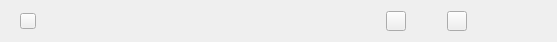
<?xml version="1.0" encoding="UTF-8"?>
<ui version="4.0">
 <class>listItemWidget</class>
 <widget class="QWidget" name="listItemWidget">
  <property name="geometry">
   <rect>
    <x>0</x>
    <y>0</y>
    <width>557</width>
    <height>42</height>
   </rect>
  </property>
  <property name="minimumSize">
   <size>
    <width>0</width>
    <height>42</height>
   </size>
  </property>
  <property name="maximumSize">
   <size>
    <width>16777215</width>
    <height>42</height>
   </size>
  </property>
  <property name="windowTitle">
   <string>listItemWidget</string>
  </property>
  <property name="styleSheet">
   <string notr="true">QLabel{
font-family:&quot;微软雅黑&quot;;
font-size:14px;
color:rgba(0,0,0,0.7);
}
#btn_delete{
border-image:url(:/masterCashier/Resources/delete.png);
}
#btn_delete:pressed{
margin:1px;
}
#btn_reduce{
border-image:url(:/masterCashier/Resources/reduce_normal.png);
}
#btn_reduce:hover{
border-image:url(:/masterCashier/Resources/reduce_hover.png);
}
#btn_reduce:pressed{
border-image:url(:/masterCashier/Resources/reduce_pressed.png);
}
#btn_add{
border-image:url(:/masterCashier/Resources/add_normal.png);
}
#btn_add:hover{
border-image:url(:/masterCashier/Resources/add_hover.png);
}
#btn_add:pressed{
border-image:url(:/masterCashier/Resources/add_pressed.png);
}</string>
  </property>
  <layout class="QHBoxLayout" name="horizontalLayout_2">
   <property name="spacing">
    <number>0</number>
   </property>
   <property name="leftMargin">
    <number>20</number>
   </property>
   <property name="rightMargin">
    <number>0</number>
   </property>
   <item>
    <widget class="QPushButton" name="btn_delete">
     <property name="minimumSize">
      <size>
       <width>16</width>
       <height>16</height>
      </size>
     </property>
     <property name="maximumSize">
      <size>
       <width>16</width>
       <height>16</height>
      </size>
     </property>
     <property name="text">
      <string/>
     </property>
    </widget>
   </item>
   <item>
    <spacer name="horizontalSpacer">
     <property name="orientation">
      <enum>Qt::Horizontal</enum>
     </property>
     <property name="sizeType">
      <enum>QSizePolicy::Fixed</enum>
     </property>
     <property name="sizeHint" stdset="0">
      <size>
       <width>70</width>
       <height>20</height>
      </size>
     </property>
    </spacer>
   </item>
   <item>
    <widget class="QLabel" name="lbl_goodsName">
     <property name="minimumSize">
      <size>
       <width>180</width>
       <height>0</height>
      </size>
     </property>
     <property name="maximumSize">
      <size>
       <width>180</width>
       <height>16777215</height>
      </size>
     </property>
     <property name="text">
      <string/>
     </property>
    </widget>
   </item>
   <item>
    <widget class="QLabel" name="lbl_stockNum">
     <property name="minimumSize">
      <size>
       <width>100</width>
       <height>0</height>
      </size>
     </property>
     <property name="maximumSize">
      <size>
       <width>100</width>
       <height>16777215</height>
      </size>
     </property>
     <property name="text">
      <string/>
     </property>
    </widget>
   </item>
   <item>
    <layout class="QHBoxLayout" name="horizontalLayout">
     <property name="spacing">
      <number>10</number>
     </property>
     <item>
      <widget class="QPushButton" name="btn_reduce">
       <property name="minimumSize">
        <size>
         <width>20</width>
         <height>20</height>
        </size>
       </property>
       <property name="maximumSize">
        <size>
         <width>20</width>
         <height>20</height>
        </size>
       </property>
       <property name="text">
        <string/>
       </property>
      </widget>
     </item>
     <item alignment="Qt::AlignHCenter|Qt::AlignVCenter">
      <widget class="QLabel" name="lbl_num">
       <property name="text">
        <string/>
       </property>
      </widget>
     </item>
     <item>
      <widget class="QPushButton" name="btn_add">
       <property name="minimumSize">
        <size>
         <width>20</width>
         <height>20</height>
        </size>
       </property>
       <property name="maximumSize">
        <size>
         <width>20</width>
         <height>20</height>
        </size>
       </property>
       <property name="text">
        <string/>
       </property>
      </widget>
     </item>
    </layout>
   </item>
   <item>
    <spacer name="horizontalSpacer_4">
     <property name="orientation">
      <enum>Qt::Horizontal</enum>
     </property>
     <property name="sizeType">
      <enum>QSizePolicy::Fixed</enum>
     </property>
     <property name="sizeHint" stdset="0">
      <size>
       <width>30</width>
       <height>20</height>
      </size>
     </property>
    </spacer>
   </item>
   <item>
    <widget class="QLabel" name="lbl_sum">
     <property name="minimumSize">
      <size>
       <width>60</width>
       <height>0</height>
      </size>
     </property>
     <property name="maximumSize">
      <size>
       <width>60</width>
       <height>16777215</height>
      </size>
     </property>
     <property name="text">
      <string/>
     </property>
    </widget>
   </item>
  </layout>
 </widget>
 <layoutdefault spacing="6" margin="11"/>
 <resources/>
 <connections/>
</ui>
